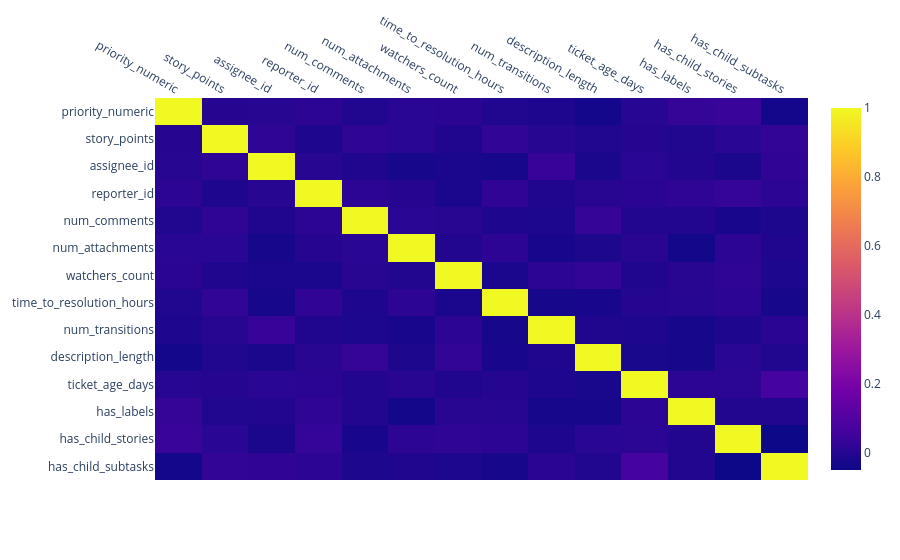

The notebook cell this image was saved under:
### Code cell
import plotly.express as px

# Select numeric columns only (correlation requires numeric data)
numeric_data = df.select_dtypes(include=[np.number])
heatmap_data = numeric_data.corr()

heatmap_fig = px.imshow(heatmap_data, aspect="auto")
heatmap_fig.update_xaxes(side="top")
heatmap_fig.show()

### Figure 1 — Plotly figure (JSON) as saved in the notebook; plotly's stock layout.template omitted (floating-point values rounded to 4 significant figures; data arrays with more than 128 entries replaced by an {"elided": "..."} marker saying what was removed)
{"data": [{"coloraxis": "coloraxis", "hovertemplate": "x: %{x}<br>y: %{y}<br>color: %{z}<extra></extra>", "name": "0", "type": "heatmap", "x": ["priority_numeric", "story_points", "assignee_id", "reporter_id", "num_comments", "num_attachments", "watchers_count", "time_to_resolution_hours", "num_transitions", "description_length", "ticket_age_days", "has_labels", "has_child_stories", "has_child_subtasks"], "xaxis": "x", "y": ["priority_numeric", "story_points", "assignee_id", "reporter_id", "num_comments", "num_attachments", "watchers_count", "time_to_resolution_hours", "num_transitions", "description_length", "ticket_age_days", "has_labels", "has_child_stories", "has_child_subtasks"], "yaxis": "y", "z": {"elided": "14x14 float values"}}], "layout": {"coloraxis": {"colorscale": [[0, "#0d0887"], [0.1111, "#46039f"], [0.2222, "#7201a8"], [0.3333, "#9c179e"], [0.4444, "#bd3786"], [0.5556, "#d8576b"], [0.6667, "#ed7953"], [0.7778, "#fb9f3a"], [0.8889, "#fdca26"], [1, "#f0f921"]]}, "margin": {"t": 60}, "xaxis": {"anchor": "y", "domain": [0, 1], "side": "top"}, "yaxis": {"anchor": "x", "autorange": "reversed", "domain": [0, 1]}}}
